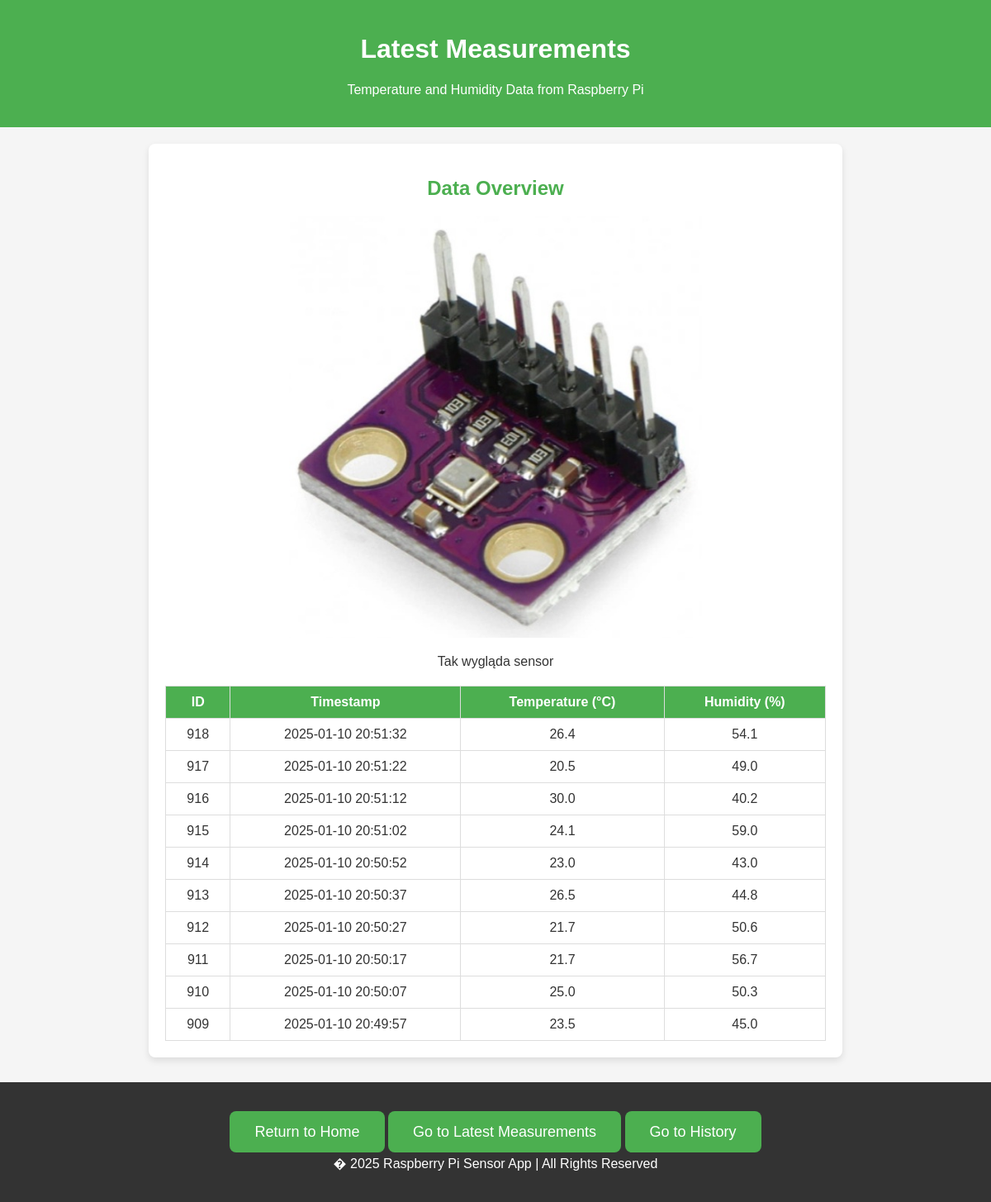
Page /measurements_page on the earlier database version.
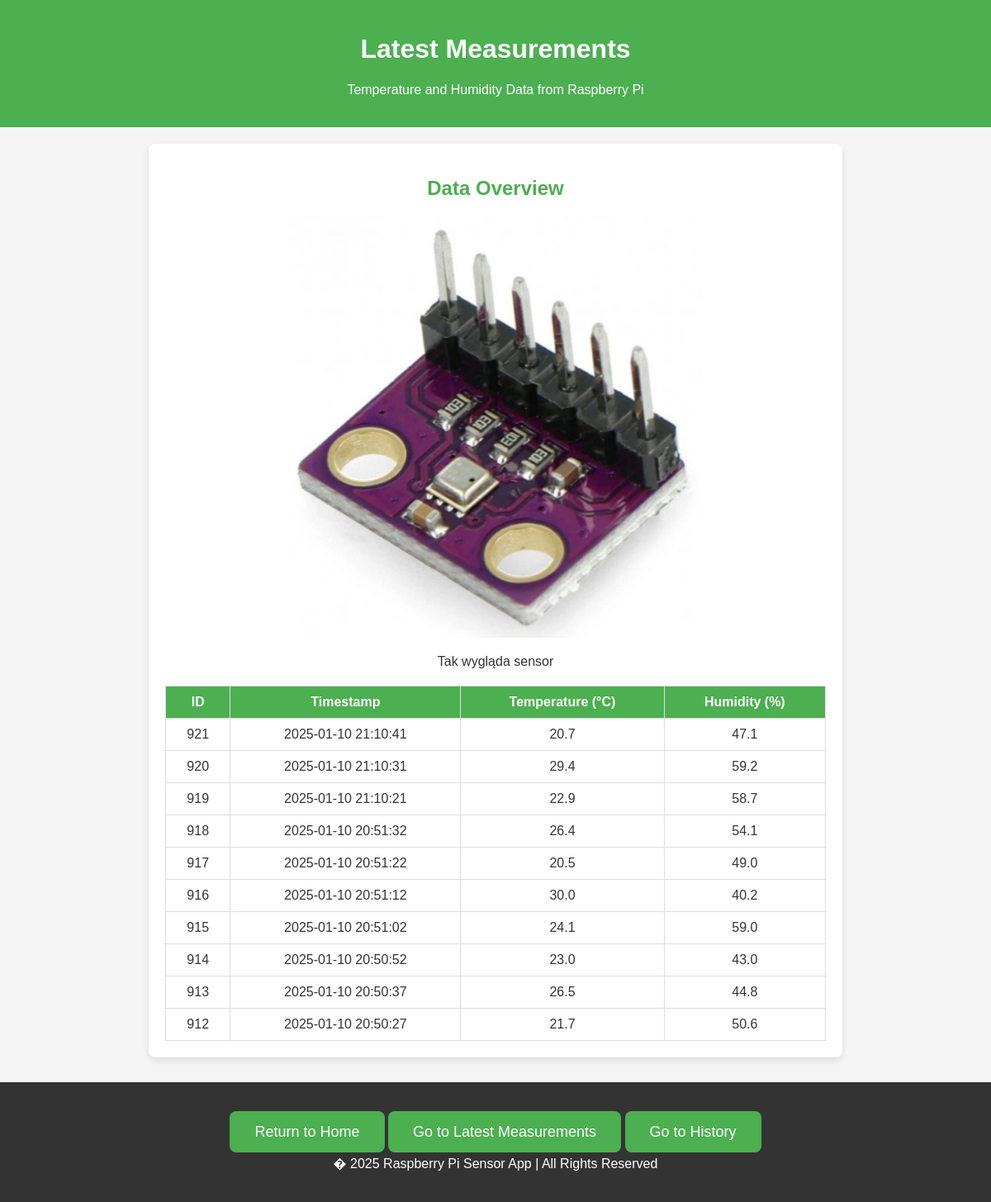
Same page on the later database version.
### tables this page shows
CREATE TABLE weather_control (
            id INTEGER PRIMARY KEY AUTOINCREMENT,
            timestamp DATETIME DEFAULT CURRENT_TIMESTAMP,
            temperature REAL,
            humidity REAL
        );

### app.py (the view)
@app.route('/measurements_page')
def measurements_page():
    conn = sqlite3.connect(db_path)
    cursor = conn.cursor()
    cursor.execute("""SELECT * FROM weather_control
                   ORDER BY timestamp DESC LIMIT 10""")
    measurements = cursor.fetchall()
    conn.close()
    return render_template('measurements.html', measurements=measurements)

### templates/measurements.html (shortened to what this page needs)
<!DOCTYPE html>
<html lang="en">
<head>
    <link rel="stylesheet" href="static/css/index.css">
</head>
<body>
    <header>
        <h1 class="welcome-msg">Latest Measurements</h1>
        <p>Temperature and Humidity Data from Raspberry Pi</p>
    </header>
    <div class="container">
        <h2>Data Overview</h2>
        <div class="image-container">
            <img src="static/images/weather.jpg" alt="Weather detector" class="resized-image">
            <p>Tak wygląda sensor</p>
        </div>
        <table>
            <thead>
                <tr>
                    <th>ID</th>
                    <th>Timestamp</th>
                    <th>Temperature (&deg;C)</th>
                    <th>Humidity (%)</th>
                </tr>
            </thead>
            <tbody>
                {% for measurement in measurements %}
                    <tr>
                        <td>{{ measurement[0] }}</td>
                        <td>{{ measurement[1] }}</td>
                        <td>{{ measurement[2] }}</td>
                        <td>{{ measurement[3] }}</td>
                    </tr>
                {% endfor %}
            </tbody>
        </table>
    </div>
    <footer>
        <div class="cta">
            <a href="/" class="button">Return to Home</a>
            <a href="/measurements_page" class="button">Go to Latest Measurements</a>
            <a href="/history_page" class="button">Go to History</a>
        </div>
        <p>� 2025 Raspberry Pi Sensor App | All Rights Reserved</p>
    </footer>
</body>
</html>

### static/css/index.css (style rules this page uses)
body { font-family: Arial, sans-serif; margin: 0; padding: 0; background: #f5f5f5; color: #333; }
header { background: #4CAF50; color: white; padding: 20px 0; text-align: center; }
h1, h2 { color: #4CAF50; text-align: center; }
table { width: 100%; border-collapse: collapse; margin-top: 20px; }
table, th, td { border: 1px solid #ddd; }
th, td { padding: 10px; text-align: center; }
th { background: #4CAF50; color: white; }
.cta { text-align: center; margin-top: 30px; }
.cta a { background: #4CAF50; color: white; text-decoration: none; padding: 15px 30px; border-radius: 8px; font-size: 18px; }
.welcome-msg { color: white; font-size: 2rem; font-weight: bold; }
.container { max-width: 800px; margin: 20px auto; padding: 20px; background: white; border-radius: 8px; box-shadow: 0 4px 8px rgba(0, 0, 0, 0.1); }
footer { text-align: center; padding: 20px 0; background: #333; color: white; margin-top: 30px; }
.image-container { text-align: center; }
.resized-image { width: 100%; max-width: 500px; height: auto; }

Differences in the rows shown:
no longer on this page (row unchanged): weather_control: id "911", timestamp "2025-01-10 20:50:17", temperature "21.7", humidity "56.7"
no longer on this page (row unchanged): weather_control: id "910", timestamp "2025-01-10 20:50:07", temperature "25.0", humidity "50.3"
no longer on this page (row unchanged): weather_control: id "909", timestamp "2025-01-10 20:49:57", temperature "23.5", humidity "45.0"
added weather_control: id "921", timestamp "2025-01-10 21:10:41", temperature "20.7", humidity "47.1"
added weather_control: id "920", timestamp "2025-01-10 21:10:31", temperature "29.4", humidity "59.2"
added weather_control: id "919", timestamp "2025-01-10 21:10:21", temperature "22.9", humidity "58.7"
